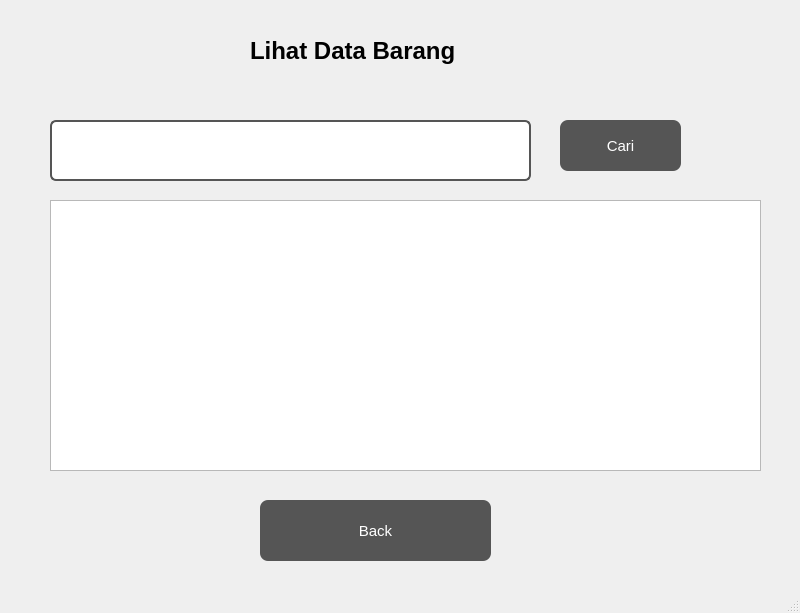
<?xml version="1.0" encoding="UTF-8"?>
<ui version="4.0">
 <class>MainWindow</class>
 <widget class="QMainWindow" name="MainWindow">
  <property name="geometry">
   <rect>
    <x>0</x>
    <y>0</y>
    <width>800</width>
    <height>613</height>
   </rect>
  </property>
  <property name="windowTitle">
   <string>MainWindow</string>
  </property>
  <widget class="QWidget" name="centralwidget">
   <widget class="QLabel" name="label">
    <property name="geometry">
     <rect>
      <x>250</x>
      <y>20</y>
      <width>291</width>
      <height>61</height>
     </rect>
    </property>
    <property name="font">
     <font>
      <pointsize>18</pointsize>
      <weight>75</weight>
      <bold>true</bold>
     </font>
    </property>
    <property name="text">
     <string>Lihat Data Barang</string>
    </property>
   </widget>
   <widget class="QPushButton" name="pushButton">
    <property name="geometry">
     <rect>
      <x>560</x>
      <y>120</y>
      <width>121</width>
      <height>51</height>
     </rect>
    </property>
    <property name="font">
     <font>
      <pointsize>11</pointsize>
     </font>
    </property>
    <property name="styleSheet">
     <string notr="true">QPushButton {
    background-color: #555555;
    color: white;
    border-radius: 8px;
    padding: 6px 12px;
}

QPushButton:hover {
    background-color: #666666;
}

QPushButton:pressed {
    background-color: #777777;
}</string>
    </property>
    <property name="text">
     <string>Cari</string>
    </property>
   </widget>
   <widget class="QLineEdit" name="lineEdit">
    <property name="geometry">
     <rect>
      <x>50</x>
      <y>120</y>
      <width>481</width>
      <height>61</height>
     </rect>
    </property>
    <property name="font">
     <font/>
    </property>
    <property name="styleSheet">
     <string notr="true">QLineEdit {
    background-color: #FFFFFF;
    color: #333333;
    border: 2px solid #555555;
    border-radius: 6px;
    padding: 4px;
}

QLineEdit:focus {
    border: 2px solid #333333;
}</string>
    </property>
   </widget>
   <widget class="QTableWidget" name="tableWidget">
    <property name="geometry">
     <rect>
      <x>50</x>
      <y>200</y>
      <width>711</width>
      <height>271</height>
     </rect>
    </property>
    <property name="font">
     <font/>
    </property>
    <property name="styleSheet">
     <string notr="true">QLineEdit {
    background-color: #FFFFFF;
    color: #333333;
    border: 2px solid #555555;
    border-radius: 6px;
    padding: 4px;
}

QLineEdit:focus {
    border: 2px solid #333333;
}</string>
    </property>
    <property name="alternatingRowColors">
     <bool>true</bool>
    </property>
    <property name="selectionBehavior">
     <enum>QAbstractItemView::SelectRows</enum>
    </property>
    <property name="gridStyle">
     <enum>Qt::SolidLine</enum>
    </property>
    <property name="sortingEnabled">
     <bool>true</bool>
    </property>
   </widget>
   <widget class="QPushButton" name="pushButton_2">
    <property name="geometry">
     <rect>
      <x>260</x>
      <y>500</y>
      <width>231</width>
      <height>61</height>
     </rect>
    </property>
    <property name="font">
     <font>
      <pointsize>11</pointsize>
     </font>
    </property>
    <property name="styleSheet">
     <string notr="true">QPushButton {
    background-color: #555555;
    color: white;
    border-radius: 8px;
    padding: 6px 12px;
}

QPushButton:hover {
    background-color: #666666;
}

QPushButton:pressed {
    background-color: #777777;
}</string>
    </property>
    <property name="text">
     <string>Back</string>
    </property>
   </widget>
  </widget>
  <widget class="QMenuBar" name="menubar">
   <property name="geometry">
    <rect>
     <x>0</x>
     <y>0</y>
     <width>800</width>
     <height>26</height>
    </rect>
   </property>
  </widget>
  <widget class="QStatusBar" name="statusbar"/>
 </widget>
 <resources/>
 <connections/>
</ui>
